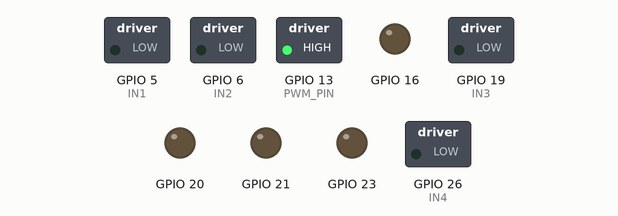
This program was run on a simulated Raspberry Pi (BCM pin numbers). On the bench: switched loads named in the program (green lamp = pin HIGH), output pins drawn as LEDs (lit = HIGH). At 10.0 s the program stops and its outputs stay as they are.

Above: at 0.1 s.
At 10.1 s:
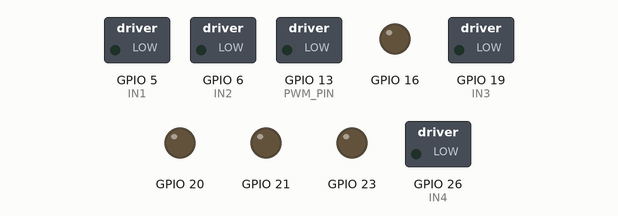
Timing chart, 0 to 11.5 s (numbered marks = the images above):
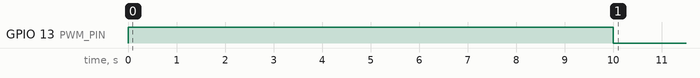

The program:

test.py
```python
import threading
import RPi.GPIO as GPIO
import adafruit_dht
import board
from time import sleep


GPIO.setwarnings(False)
GPIO.setmode(GPIO.BCM)

GPIO.setup(21, GPIO.OUT) #red LED
GPIO.setup(20, GPIO.OUT) #yellow LED
GPIO.setup(16, GPIO.OUT) #2x red LED

#tutaj dodać silnik do rolet i wiatrak
IN1, IN2, IN3, IN4, PWM_PIN = 5, 6, 19, 26, 13
GPIO.setup(IN1, GPIO.OUT)
GPIO.setup(IN2, GPIO.OUT)
GPIO.setup(IN3, GPIO.OUT)
GPIO.setup(IN4, GPIO.OUT)
GPIO.setup(PWM_PIN, GPIO.OUT) #PWM for fan

pwm = GPIO.PWM(PWM_PIN, 50)

#Buzzer
GPIO.setup(23, GPIO.OUT)

def spin_motor(direction):
    """
    direction = 1 -> turn right
    direction = -1 -> turn left
    direction = 0 -> stop turning
    """
    if direction == 1:
        GPIO.output(IN3, 1)
        GPIO.output(IN4, 0)
    elif direction == -1:
        GPIO.output(IN3, 0)
        GPIO.output(IN4, 1)
        print(GPIO.input(IN2))
    elif direction == 0:
        GPIO.output(IN3, 0)
        GPIO.output(IN4, 0)
    else:
        for i in range (2):
            GPIO.output(20, not GPIO.input(20))
            sleep(0.25)


def turn_fan(state, dc):
    """
    state = 1 -> fan ON
    state = 0 -> fan OFF
    """

    if state == 1:
        pwm.start(dc)
    if state == 0:
        pwm.stop()

# GPIO.output(IN1, 1)
# GPIO.output(IN2, 0)
turn_fan(1, 100)
sleep(10)
# GPIO.output(IN1, 0)
# GPIO.output(IN2, 0)
turn_fan(0, 60)


GPIO.cleanup()
```
